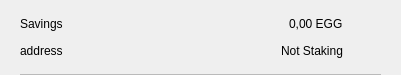
<?xml version="1.0" encoding="UTF-8"?>
<ui version="4.0">
 <class>CSRow</class>
 <widget class="QWidget" name="CSRow">
  <property name="geometry">
   <rect>
    <x>0</x>
    <y>0</y>
    <width>401</width>
    <height>75</height>
   </rect>
  </property>
  <property name="windowTitle">
   <string>Form</string>
  </property>
  <layout class="QVBoxLayout" name="verticalLayout">
   <property name="spacing">
    <number>0</number>
   </property>
   <property name="leftMargin">
    <number>20</number>
   </property>
   <property name="topMargin">
    <number>10</number>
   </property>
   <property name="rightMargin">
    <number>20</number>
   </property>
   <property name="bottomMargin">
    <number>0</number>
   </property>
   <item>
    <widget class="QWidget" name="info" native="true">
     <property name="minimumSize">
      <size>
       <width>0</width>
       <height>0</height>
      </size>
     </property>
     <layout class="QHBoxLayout" name="horizontalLayout_3">
      <property name="leftMargin">
       <number>0</number>
      </property>
      <property name="topMargin">
       <number>0</number>
      </property>
      <property name="rightMargin">
       <number>0</number>
      </property>
      <property name="bottomMargin">
       <number>10</number>
      </property>
      <item>
       <widget class="QWidget" name="container" native="true">
        <property name="minimumSize">
         <size>
          <width>0</width>
          <height>0</height>
         </size>
        </property>
        <layout class="QVBoxLayout" name="verticalLayout_2">
         <property name="spacing">
          <number>0</number>
         </property>
         <property name="leftMargin">
          <number>0</number>
         </property>
         <property name="topMargin">
          <number>0</number>
         </property>
         <property name="rightMargin">
          <number>0</number>
         </property>
         <property name="bottomMargin">
          <number>0</number>
         </property>
         <item>
          <layout class="QHBoxLayout" name="horizontalLayout">
           <item>
            <widget class="QLabel" name="labelName">
             <property name="text">
              <string>Savings</string>
             </property>
            </widget>
           </item>
           <item>
            <spacer name="horizontalSpacer">
             <property name="orientation">
              <enum>Qt::Horizontal</enum>
             </property>
             <property name="sizeHint" stdset="0">
              <size>
               <width>40</width>
               <height>20</height>
              </size>
             </property>
            </spacer>
           </item>
           <item>
            <widget class="QLabel" name="labelAmount">
             <property name="text">
              <string>0,00 EGG</string>
             </property>
            </widget>
           </item>
          </layout>
         </item>
         <item>
          <layout class="QHBoxLayout" name="horizontalLayout_2">
           <item>
            <widget class="QLabel" name="labelAddress">
             <property name="text">
              <string>address</string>
             </property>
            </widget>
           </item>
           <item>
            <spacer name="horizontalSpacer_2">
             <property name="orientation">
              <enum>Qt::Horizontal</enum>
             </property>
             <property name="sizeHint" stdset="0">
              <size>
               <width>40</width>
               <height>20</height>
              </size>
             </property>
            </spacer>
           </item>
           <item>
            <widget class="QLabel" name="labelStaking">
             <property name="text">
              <string>Not Staking</string>
             </property>
            </widget>
           </item>
          </layout>
         </item>
        </layout>
       </widget>
      </item>
      <item alignment="Qt::AlignHCenter|Qt::AlignVCenter">
       <widget class="QPushButton" name="pushButtonMenu">
        <property name="minimumSize">
         <size>
          <width>24</width>
          <height>24</height>
         </size>
        </property>
        <property name="maximumSize">
         <size>
          <width>32</width>
          <height>32</height>
         </size>
        </property>
        <property name="focusPolicy">
         <enum>Qt::NoFocus</enum>
        </property>
        <property name="styleSheet">
         <string notr="true">border:none; background-color:transparent;</string>
        </property>
        <property name="text">
         <string/>
        </property>
        <property name="icon">
         <iconset>
          <normaloff>://ic-menu-hover</normaloff>://ic-menu-hover</iconset>
        </property>
        <property name="iconSize">
         <size>
          <width>24</width>
          <height>24</height>
         </size>
        </property>
       </widget>
      </item>
     </layout>
    </widget>
   </item>
   <item>
    <widget class="QLabel" name="lblDivisory">
     <property name="minimumSize">
      <size>
       <width>0</width>
       <height>1</height>
      </size>
     </property>
     <property name="maximumSize">
      <size>
       <width>16777215</width>
       <height>1</height>
      </size>
     </property>
     <property name="styleSheet">
      <string notr="true">background-color:#bababa;</string>
     </property>
     <property name="text">
      <string/>
     </property>
     <property name="alignment">
      <set>Qt::AlignBottom|Qt::AlignLeading|Qt::AlignLeft</set>
     </property>
    </widget>
   </item>
  </layout>
 </widget>
 <resources/>
 <connections/>
</ui>
